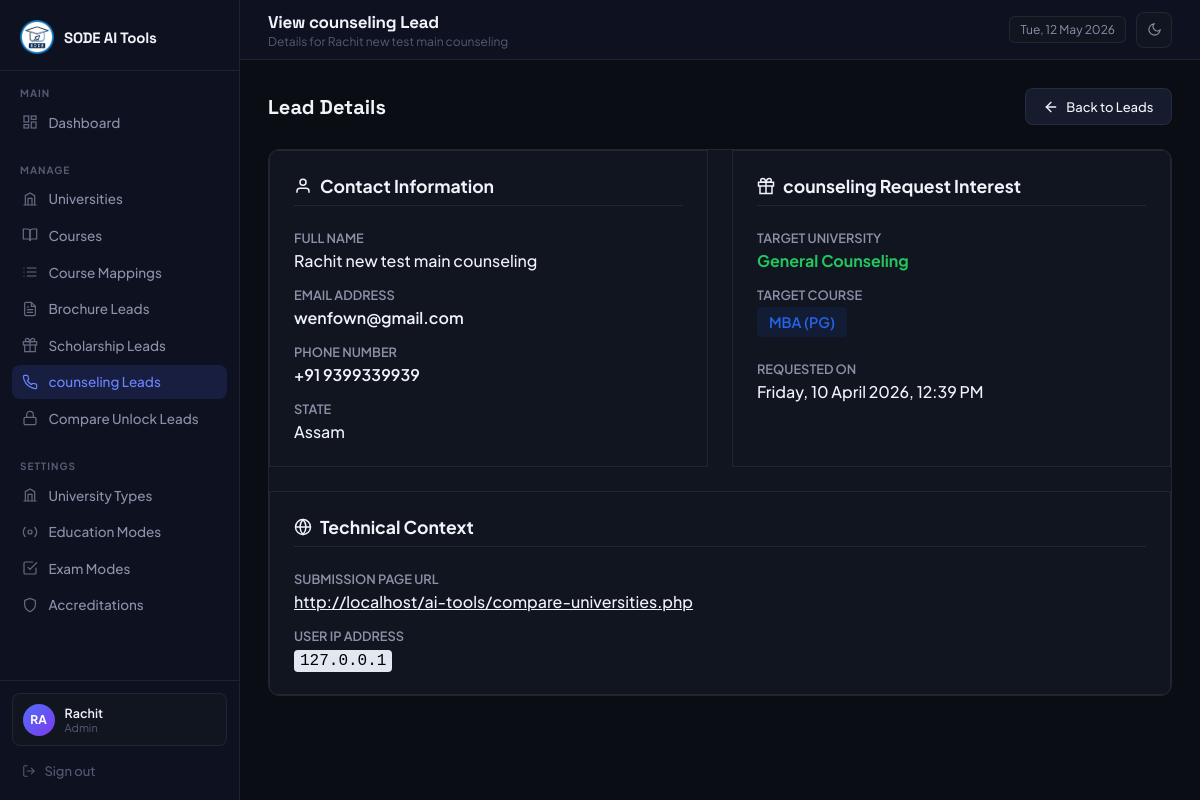
Screenshot of /admin/counseling_lead_view.php?id=3 (signed in) with the database file from the repository.
### tables this page shows
CREATE TABLE `counseling_leads` (
  `id` int(11) NOT NULL,
  `name` varchar(255) NOT NULL,
  `email` varchar(255) NOT NULL,
  `country_code` varchar(10) NOT NULL DEFAULT '+91',
  `phone` varchar(50) NOT NULL,
  `course` varchar(255) NOT NULL,
  `state` varchar(100) NOT NULL,
  `uni_name` varchar(255) DEFAULT NULL,
  `page_url` text DEFAULT NULL,
  `user_ip` varchar(45) NOT NULL,
  `created_at` timestamp NOT NULL DEFAULT current_timestamp()
);

### includes/helpers.php (called while the page is built, shortened)
<?php
function e(mixed $val): string {
    return htmlspecialchars((string)$val, ENT_QUOTES, 'UTF-8');
}

### admin/counseling_lead_view.php (the view, shortened to what this page needs)
<?php
require_once '../includes/db.php';
require_once '../includes/helpers.php';
$id = $_GET['id'] ?? null;
try {
  $stmt = $pdo->prepare("SELECT * FROM counseling_leads WHERE id = ?");
  $stmt->execute([$id]);
  $lead = $stmt->fetch(PDO::FETCH_ASSOC);
} catch (PDOException $e) {
  set_flash('error', 'Database error: ' . $e->getMessage());
  redirect(ADMIN_URL . '/counseling_leads.php');
}
$page_title = 'View counseling Lead';
$page_subtitle = 'Details for ' . e($lead['name']);
?>
<!DOCTYPE html>
<html lang="en">
<head>
</head>
<body>
  <?php require_once __DIR__ . '/includes/sidebar.php'; ?>
  <main class="main">
    <?php require_once __DIR__ . '/includes/topbar.php'; ?>
    <div class="content">
      <div class="page-header" style="margin-bottom: 1.5rem;">
        <div>
          <h3>Lead Details</h3>
        </div>
        <div class="page-actions">
          <a href="counseling_leads.php" class="btn btn-secondary">
            <svg width="16" height="16" viewBox="0 0 24 24" fill="none" stroke="currentColor" stroke-width="2"
              stroke-linecap="round">
              <line x1="19" y1="12" x2="5" y2="12"></line>
              <polyline points="12 19 5 12 12 5"></polyline>
            </svg>
            Back to Leads
          </a>
        </div>
      </div>
      <div class="panel">
        <div class="lead-details-grid">
          <div class="detail-card">
            <h3>
              <svg width="18" height="18" viewBox="0 0 24 24" fill="none" stroke="currentColor" stroke-width="2">
                <path d="M20 21v-2a4 4 0 0 0-4-4H8a4 4 0 0 0-4 4v2"></path>
                <circle cx="12" cy="7" r="4"></circle>
              </svg>
              Contact Information
            </h3>
            <div class="detail-row">
              <span class="detail-label">Full Name</span>
              <span class="detail-value"><?= e($lead['name']) ?></span>
            </div>
            <div class="detail-row">
              <span class="detail-label">Email Address</span>
              <span class="detail-value highlight">
                <a href="mailto:<?= e($lead['email']) ?>"
                  style="color:inherit; text-decoration:none;"><?= e($lead['email']) ?></a>
              </span>
            </div>
            <div class="detail-row">
              <span class="detail-label">Phone Number</span>
              <span class="detail-value highlight">
                <a href="tel:<?= e($lead['country_code']) . e($lead['phone']) ?>"
                  style="color:inherit; text-decoration:none;">
                  <?= e($lead['country_code']) ?> <?= e($lead['phone']) ?>
                </a>
              </span>
            </div>
            <div class="detail-row">
              <span class="detail-label">State</span>
              <span class="detail-value"><?= e($lead['state']) ?></span>
            </div>
          </div>
          <div class="detail-card">
            <h3>
              counseling Request Interest
            </h3>
            <div class="detail-row">
              <span class="detail-label">Target University</span>
              <span class="detail-value"
                style="color:var(--success); font-weight:700;"><?= e($lead['uni_name'] ?: 'N/A') ?></span>
            </div>
            <div class="detail-row">
              <span class="detail-label">Target Course</span>
              <span class="detail-value">
                <span class="badge"
                  style="background:rgba(37,99,235,0.1); color:#2563eb; font-size:0.9rem; padding:6px 12px;">
                  <?= e($lead['course']) ?>
                </span>
              </span>
            </div>
            <div class="detail-row" style="margin-top:1.5rem;">
              <span class="detail-label">Requested On</span>
              <span class="detail-value"><?= date('l, d F Y, h:i A', strtotime($lead['created_at'])) ?></span>
            </div>
          </div>
          <div class="detail-card" style="grid-column: 1 / -1;">
            <h3>
              <svg width="18" height="18" viewBox="0 0 24 24" fill="none" stroke="currentColor" stroke-width="2">
                <circle cx="12" cy="12" r="10"></circle>
                <line x1="2" y1="12" x2="22" y2="12"></line>
                <path d="M12 2a15.3 15.3 0 0 1 4 10 15.3 15.3 0 0 1-4 10 15.3 15.3 0 0 1-4-10 15.3 15.3 0 0 1 4-10z">
                </path>
              </svg>
              Technical Context
            </h3>
            <div class="detail-row">
              <span class="detail-label">Submission Page URL</span>
              <span class="detail-value"><a href="<?= e($lead['page_url']) ?>" target="_blank"
                  style="color:var(--accent-blue);"><?= e($lead['page_url']) ?></a></span>
            </div>
            <div class="detail-row">
              <span class="detail-label">User IP Address</span>
              <span class="detail-value"><code
                  style="background:#e2e8f0; color:#000; padding:2px 6px; border-radius:4px;"><?= e($lead['user_ip']) ?></code></span>
            </div>
          </div>
        </div>
      </div>
    </div>
  </main>
</body>
</html>

### admin/includes/topbar.php (shortened to what this page needs)
<div class="topbar">
  <div class="topbar-left-wrap">
    <div class="topbar-left">
      <h2><?= htmlspecialchars($page_title) ?></h2>
      <?php if ($page_subtitle): ?>
        <p><?= htmlspecialchars($page_subtitle) ?></p>
      <?php endif; ?>
    </div>
  </div>
  <div class="topbar-right">
    <div class="badge-date"><?= date('D, d M Y') ?></div>
    <button class="btn-theme-toggle" id="themeToggle" aria-label="Toggle theme" title="Toggle light/dark mode">
      <span class="icon-dark">
        <svg width="15" height="15" viewBox="0 0 24 24" fill="none" stroke="currentColor" stroke-width="1.8" stroke-linecap="round">
          <path d="M21 12.79A9 9 0 1 1 11.21 3 7 7 0 0 0 21 12.79z"/>
        </svg>
      </span>
    </button>
  </div>
</div>

### admin/includes/layout_head.php (style rules this page uses)
*, *::before, *::after { box-sizing: border-box; margin: 0; padding: 0; }
:root { color-scheme: dark; --bg: #0a0d14; --sidebar: #0e1120; --surface: #111520; --surface-h: #161b2e; --border: rgba(255, 255, 255, 0.07); --border-h: rgba(255, 255, 255, 0.13); --accent: #4f6ef7; --accent-h: #6b85ff; --accent-g: #7c3aed; --text: #f1f3f9; --text-m: #8b92a8; --text-s: #545c72; --success: #22c55e; --warning: #f59e0b; --danger: #ef4444; --radius: 12px; --radius-sm: 8px; --sidebar-w: 240px; }
body { font-family: 'Plus Jakarta Sans', sans-serif; background: var(--bg); color: var(--text); display: flex; min-height: 100vh; font-size: 14px; transition: background 0.2s, color 0.2s; overflow-x: hidden; }
.main { margin-left: var(--sidebar-w); flex: 1; display: flex; flex-direction: column; min-height: 100vh; min-width: 0; }
.topbar { height: 60px; border-bottom: 1px solid var(--border); display: flex; align-items: center; justify-content: space-between; padding: 0 1.75rem; background: var(--sidebar); position: sticky; top: 0; z-index: 50; }
.topbar-left-wrap { display: flex; align-items: center; gap: 12px; }
.topbar-left h2 { font-family: 'Space Grotesk', sans-serif; font-size: 17px; font-weight: 700; letter-spacing: -0.3px; }
.topbar-left p { font-size: 12px; color: var(--text-s); margin-top: 1px; }
.topbar-right { display: flex; align-items: center; gap: 10px; }
.badge-date { background: var(--surface); border: 1px solid var(--border); border-radius: 6px; padding: 5px 10px; font-size: 12px; color: var(--text-m); }
.btn-theme-toggle { display: flex; align-items: center; justify-content: center; width: 36px; height: 36px; background: var(--surface); border: 1px solid var(--border); border-radius: var(--radius-sm); cursor: pointer; color: var(--text-m); transition: background 0.15s, color 0.15s, border-color 0.15s; flex-shrink: 0; }
body .icon-dark { display: flex; }
.content { padding: 1.75rem; flex: 1; min-width: 0; max-width: 100%; overflow-x: hidden; }
.panel { background: var(--surface); border: 1px solid var(--border); border-radius: var(--radius); overflow: hidden; }
.badge { display: inline-block; padding: 2px 8px; border-radius: 4px; font-size: 11px; font-weight: 600; }
.btn { display: inline-flex; align-items: center; gap: 7px; padding: 0.6rem 1.1rem; border-radius: var(--radius-sm); font-size: 13px; font-weight: 500; font-family: inherit; cursor: pointer; transition: opacity 0.2s, transform 0.15s, background 0.15s; text-decoration: none; border: 1px solid transparent; }
.btn-secondary { background: var(--surface-h); color: var(--text); border-color: var(--border); }
.page-header { display: flex; align-items: center; justify-content: space-between; margin-bottom: 1.5rem; }
.page-header h3 { font-family: 'Space Grotesk', sans-serif; font-size: 20px; font-weight: 700; }

### admin/counseling_lead_view.php (style rules this page uses)
.lead-details-grid { display: grid; grid-template-columns: 1fr; gap: 1.5rem; }
@media (min-width: 768px) { .lead-details-grid { grid-template-columns: 1fr 1fr; } }
.detail-card { background: var(--bg-secondary); border: 1px solid var(--border); border-radius: var(--radius-md); padding: 1.5rem; }
.detail-card h3 { font-size: 1.1rem; margin-bottom: 1.5rem; color: var(--accent-blue); border-bottom: 1px solid var(--border); padding-bottom: 0.5rem; display: flex; align-items: center; gap: 8px; }
.detail-row { display: flex; flex-direction: column; margin-bottom: 1rem; }
.detail-row:last-child { margin-bottom: 0; }
.detail-label { font-size: 0.8rem; color: var(--text-m); font-weight: 600; text-transform: uppercase; margin-bottom: 0.25rem; }
.detail-value { font-size: 1rem; color: var(--text); font-weight: 500; }
.detail-value.highlight { color: var(--accent-blue); font-weight: 600; }

### rows the page displays
counseling_leads: name "Details for Rachit new test main counseling", name "Rachit new test main counseling", email "wenfown@gmail.com", country_code "+91", phone "9399339939", state "Assam", uni_name "General Counseling", course "MBA (PG)", created_at "Friday, 10 April 2026, 12:39 PM", page_url "http://localhost/ai-tools/compare-universities.php", user_ip "127.0.0.1"

### other values shown
substr($_SESSION['admin_name'], 0, 2) "RA"
$_SESSION['admin_name'] "Rachit"
$_SESSION['admin_role'] "Admin"
$page_title "View counseling Lead"
